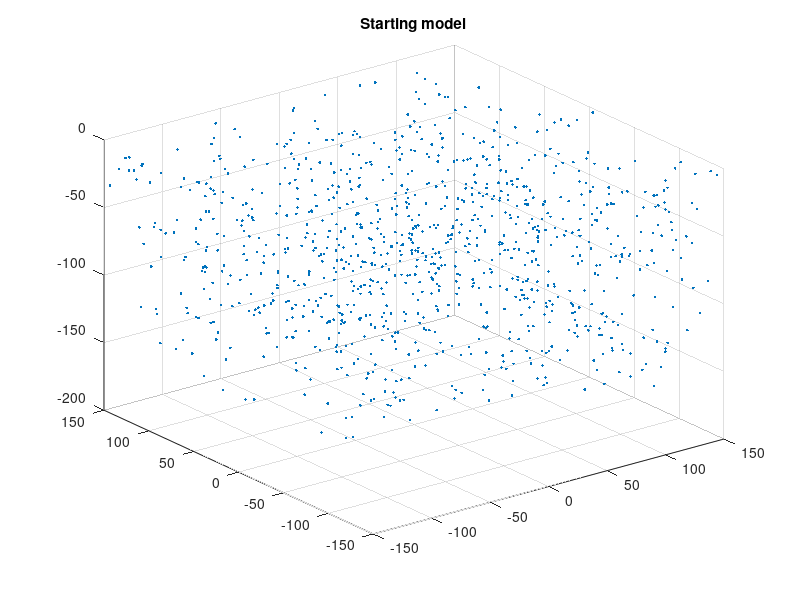

Source code (MATLAB): (Note: this script raises an error after producing the figure.)
clear all
xs = [30 80 50];
ys = [30 100 50];
zs = [1 1 1];

xg = 73
yg = 40
zg = -60

min_x = -150;
max_x = 150;
min_y = -150;
max_y = 150;
min_z = -150;
max_z = 0;

for i=1:1000
    xx(i) = min_x + rand*(max_x-min_x);
    yy(i) = min_y + rand*(max_y-min_y);
    zz(i) = min_z + rand*(max_z-min_z);
end

vp = 7;

scatter3(xx,yy,zz,'.b')
title('Starting model')

tobs = calc_t(xs,ys,zs,xg,yg,zg,vp,0.5);

k=1;
for i=1:length(xx)
    total_e = 0;
    for j=1:length(xs)
        tcal(i,j) = calc_t(xs(j),ys(j),zs(j),xx(i),yy(i),zz(i),vp,0.5);
        e = abs(tcal(i,j)-tobs(j));
        total_e = total_e + e;
    end
    error(i) = total_e;
end

index_error = find(error==min(error));
koordinat = [xx(index_error) yy(index_error) zz(index_error)]

figure
hold on
gempa = scatter3(xg,yg,zg,'*r');
stasiun = scatter3(xs,ys,zs,'vk');
solusi = scatter3(xx(index_error),yy(index_error),zz(index_error),'.b');
legend([gempa,stasiun,solusi],'Earthquake location','Station','Random search result')
xlim([-150 150])
ylim([-150 150])
zlim([-150 50])
title('Inversion result')
grid on